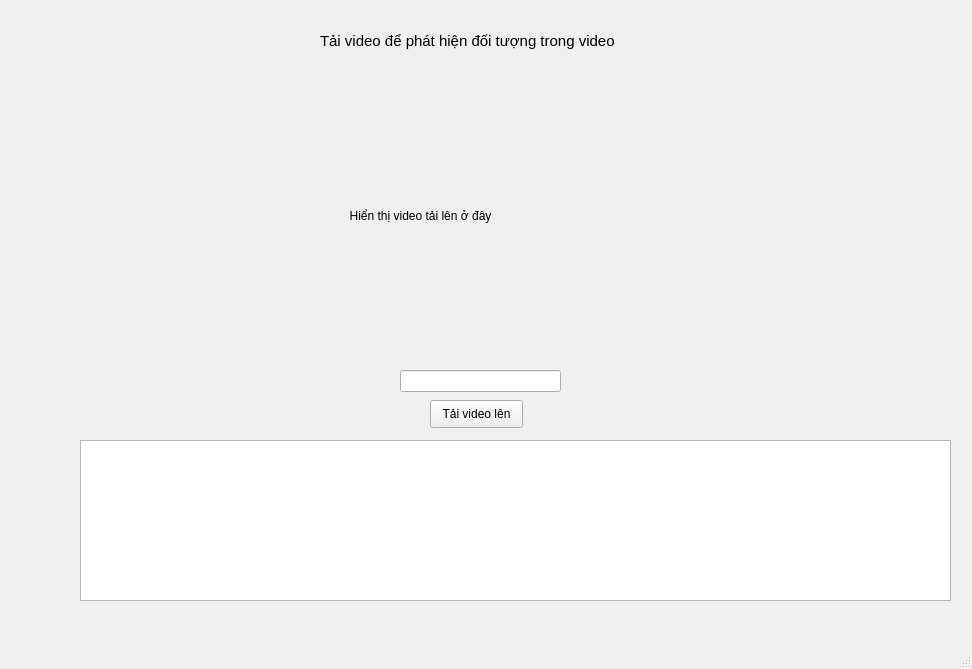
<?xml version="1.0" encoding="UTF-8"?>
<ui version="4.0">
 <class>MainWindow</class>
 <widget class="QMainWindow" name="MainWindow">
  <property name="geometry">
   <rect>
    <x>0</x>
    <y>0</y>
    <width>972</width>
    <height>669</height>
   </rect>
  </property>
  <property name="windowTitle">
   <string>MainWindow</string>
  </property>
  <widget class="QWidget" name="centralwidget">
   <widget class="QLabel" name="label">
    <property name="geometry">
     <rect>
      <x>320</x>
      <y>20</y>
      <width>371</width>
      <height>41</height>
     </rect>
    </property>
    <property name="font">
     <font>
      <pointsize>11</pointsize>
     </font>
    </property>
    <property name="text">
     <string>Tải video để phát hiện đối tượng trong video</string>
    </property>
   </widget>
   <widget class="QLabel" name="label_2">
    <property name="geometry">
     <rect>
      <x>110</x>
      <y>80</y>
      <width>761</width>
      <height>271</height>
     </rect>
    </property>
    <property name="text">
     <string>                                                                        Hiển thị video tải lên ở đây</string>
    </property>
   </widget>
   <widget class="QLineEdit" name="lineEdit">
    <property name="geometry">
     <rect>
      <x>400</x>
      <y>370</y>
      <width>161</width>
      <height>22</height>
     </rect>
    </property>
   </widget>
   <widget class="QPushButton" name="pushButton">
    <property name="geometry">
     <rect>
      <x>430</x>
      <y>400</y>
      <width>93</width>
      <height>28</height>
     </rect>
    </property>
    <property name="text">
     <string>Tải video lên</string>
    </property>
   </widget>
   <widget class="QTextEdit" name="textEdit">
    <property name="geometry">
     <rect>
      <x>80</x>
      <y>440</y>
      <width>871</width>
      <height>161</height>
     </rect>
    </property>
   </widget>
  </widget>
  <widget class="QMenuBar" name="menubar">
   <property name="geometry">
    <rect>
     <x>0</x>
     <y>0</y>
     <width>972</width>
     <height>26</height>
    </rect>
   </property>
  </widget>
  <widget class="QStatusBar" name="statusbar"/>
 </widget>
 <resources/>
 <connections/>
</ui>
